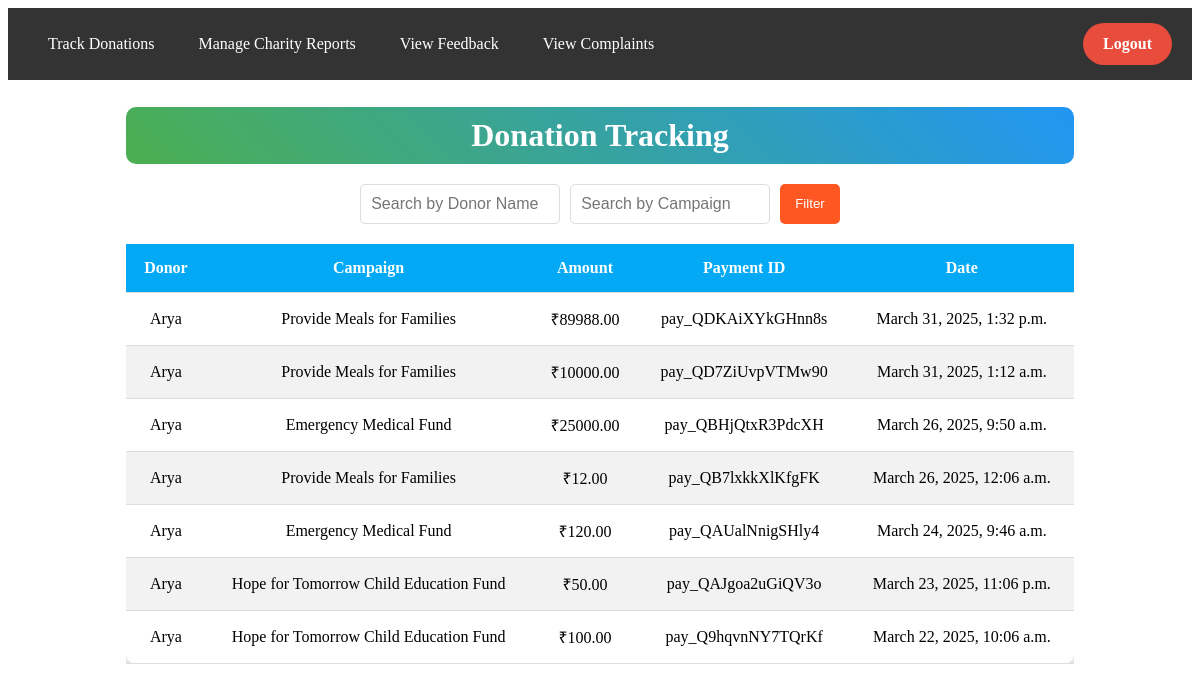
Page /home/donations/ (signed in) on the earlier database version.
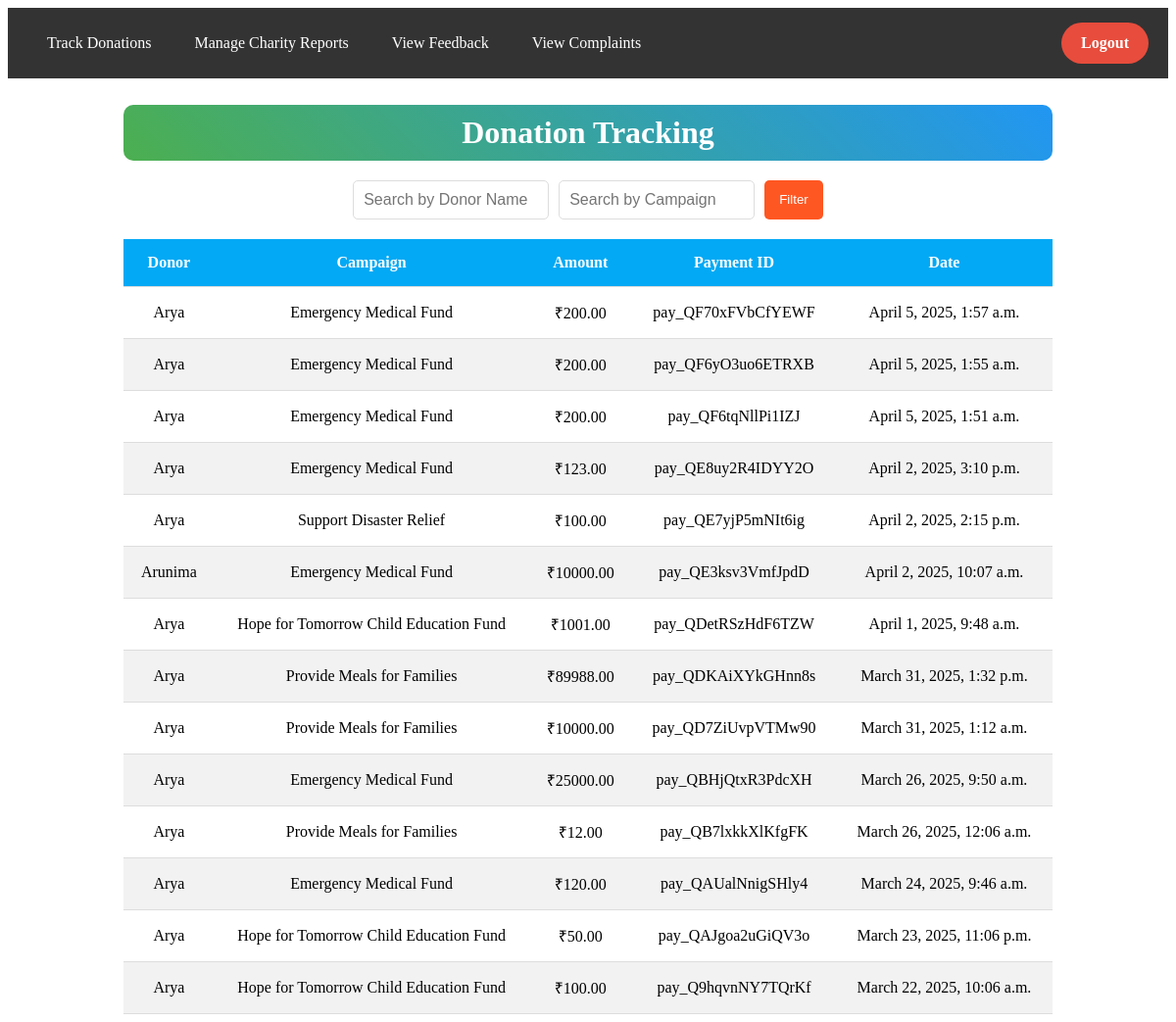
Same page on the later database version.
### home/models.py (models this page shows, shortened)
class Donation(models.Model):
    user = models.ForeignKey(User, on_delete=models.CASCADE)
    campaign = models.ForeignKey('Campaign', on_delete=models.CASCADE)
    amount = models.DecimalField(max_digits=10, decimal_places=2)
    payment_id = models.CharField(max_length=100, unique=True)
    date = models.DateTimeField(auto_now_add=True)

class Campaign(models.Model):
    organization = models.ForeignKey(
        "Organization", on_delete=models.CASCADE, related_name="campaigns"
    )
    title = models.CharField(max_length=255)
    description = models.TextField()
    goal_amount = models.DecimalField(max_digits=10, decimal_places=2)
    raised_amount = models.DecimalField(max_digits=10, decimal_places=2, default=0.00)
    end_date = models.DateField()
    image = models.ImageField(upload_to="campaign_images/", blank=True, null=True)
    created_by = models.ForeignKey(
        User, on_delete=models.CASCADE, related_name="campaigns", null=True, blank=True
    )
    created_at = models.DateTimeField(auto_now_add=True)
    verified = models.BooleanField(default=False)
    is_edit_pending = models.BooleanField(default=False)
    STATUS_CHOICES = [
        ("Ongoing", "Ongoing"),
        ("Completed", "Completed"),
    ]
    status = models.CharField(max_length=10, choices=STATUS_CHOICES, default="Ongoing")

### home/views.py (the view)
# urls.py: path('donations/', views.track_donations, name='track_donations'),
@staff_member_required  # Restricts access to admins only
def track_donations(request):
    donations = Donation.objects.all().order_by('-date')
    donor_name = request.GET.get('donor_name', '')
    if donor_name:
        donations = donations.filter(user__username__icontains=donor_name)
    campaign_name = request.GET.get('campaign_name', '')
    if campaign_name:
        donations = donations.filter(campaign__title__icontains=campaign_name)
    return render(request, 'track_donations.html', {'donations': donations})

### templates/track_donations.html (shortened to what this page needs)
 <div class="navbar">
    <div class="nav-links">
      <a href="{% url 'track_donations' %}"> Track Donations</a>
      <a href="{% url 'charity_report' %}"> Manage Charity Reports</a>
      <a href="{% url 'viewfeedback' %}"> View Feedback</a>
      <a href="{% url 'admin_complaints' %}"> View Complaints</a>
    </div>
    <a href="{% url 'admin_logout' %}" class="logout-btn"> Logout</a>
  </div>
<div class="container">
    <h2 class="title">Donation Tracking</h2>
    <form method="GET" class="filter-form">
        <input type="text" name="donor_name" placeholder="Search by Donor Name">
        <input type="text" name="campaign_name" placeholder="Search by Campaign">
        <button type="submit" class="btn">Filter</button>
    </form>
    <div class="table-container">
        <table class="donation-table">
            <thead>
                <tr>
                    <th>Donor</th>
                    <th>Campaign</th>
                    <th>Amount</th>
                    <th>Payment ID</th>
                    <th>Date</th>
                </tr>
            </thead>
            <tbody>
                {% for donation in donations %}
                <tr class="fade-in">
                    <td>{{ donation.user.username }}</td>
                    <td>{{ donation.campaign.title }}</td>
                    <td>₹{{ donation.amount }}</td>
                    <td>{{ donation.payment_id }}</td>
                    <td>{{ donation.date }}</td>
                </tr>
                {% empty %}
                <tr><td colspan="5">No donations found.</td></tr>
                {% endfor %}
            </tbody>
        </table>
    </div>
</div>

Differences in the rows shown:
added Donation: user.username "Arya", campaign "Emergency Medical Fund", amount "200.00", payment_id "pay_QF70xFVbCfYEWF", date "April 5, 2025, 1:57 a.m."
added Donation: user.username "Arya", campaign "Emergency Medical Fund", amount "200.00", payment_id "pay_QF6yO3uo6ETRXB", date "April 5, 2025, 1:55 a.m."
added Donation: user.username "Arya", campaign "Emergency Medical Fund", amount "200.00", payment_id "pay_QF6tqNllPi1IZJ", date "April 5, 2025, 1:51 a.m."
added Donation: user.username "Arya", campaign "Emergency Medical Fund", amount "123.00", payment_id "pay_QE8uy2R4IDYY2O", date "April 2, 2025, 3:10 p.m."
added Donation: user.username "Arya", campaign "Support Disaster Relief", amount "100.00", payment_id "pay_QE7yjP5mNIt6ig", date "April 2, 2025, 2:15 p.m."
added Donation: user.username "Arunima", campaign "Emergency Medical Fund", amount "10000.00", payment_id "pay_QE3ksv3VmfJpdD", date "April 2, 2025, 10:07 a.m."
added Donation: user.username "Arya", campaign "Hope for Tomorrow Child Education Fund", amount "1001.00", payment_id "pay_QDetRSzHdF6TZW", date "April 1, 2025, 9:48 a.m."
